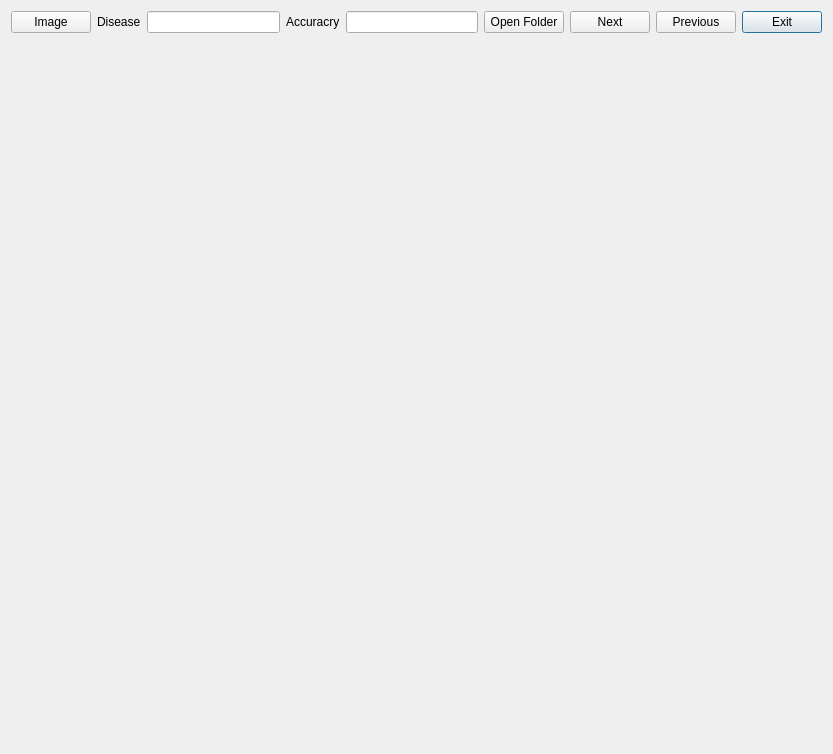
<?xml version="1.0" encoding="UTF-8"?>
<ui version="4.0">
 <class>Dialog</class>
 <widget class="QDialog" name="Dialog">
  <property name="geometry">
   <rect>
    <x>0</x>
    <y>0</y>
    <width>833</width>
    <height>754</height>
   </rect>
  </property>
  <property name="windowTitle">
   <string>Dialog</string>
  </property>
  <layout class="QGridLayout" name="gridLayout_2">
   <item row="0" column="0">
    <layout class="QGridLayout" name="gridLayout">
     <item row="0" column="4">
      <widget class="QLineEdit" name="lineEdit_2"/>
     </item>
     <item row="0" column="8">
      <widget class="QPushButton" name="pushButton_5">
       <property name="text">
        <string>Exit</string>
       </property>
      </widget>
     </item>
     <item row="0" column="3">
      <widget class="QLabel" name="acc">
       <property name="text">
        <string>Accuracry</string>
       </property>
      </widget>
     </item>
     <item row="0" column="5">
      <widget class="QPushButton" name="folder">
       <property name="text">
        <string>Open Folder</string>
       </property>
      </widget>
     </item>
     <item row="0" column="1">
      <widget class="QLabel" name="disease">
       <property name="text">
        <string>Disease</string>
       </property>
      </widget>
     </item>
     <item row="0" column="0">
      <widget class="QPushButton" name="image">
       <property name="text">
        <string>Image</string>
       </property>
      </widget>
     </item>
     <item row="0" column="6">
      <widget class="QPushButton" name="next">
       <property name="text">
        <string>Next</string>
       </property>
      </widget>
     </item>
     <item row="0" column="2">
      <widget class="QLineEdit" name="result"/>
     </item>
     <item row="0" column="7">
      <widget class="QPushButton" name="previous">
       <property name="text">
        <string>Previous</string>
       </property>
      </widget>
     </item>
     <item row="1" column="0" colspan="9">
      <widget class="QLabel" name="showimage">
       <property name="text">
        <string/>
       </property>
       <property name="scaledContents">
        <bool>true</bool>
       </property>
      </widget>
     </item>
    </layout>
   </item>
  </layout>
 </widget>
 <resources/>
 <connections/>
</ui>
